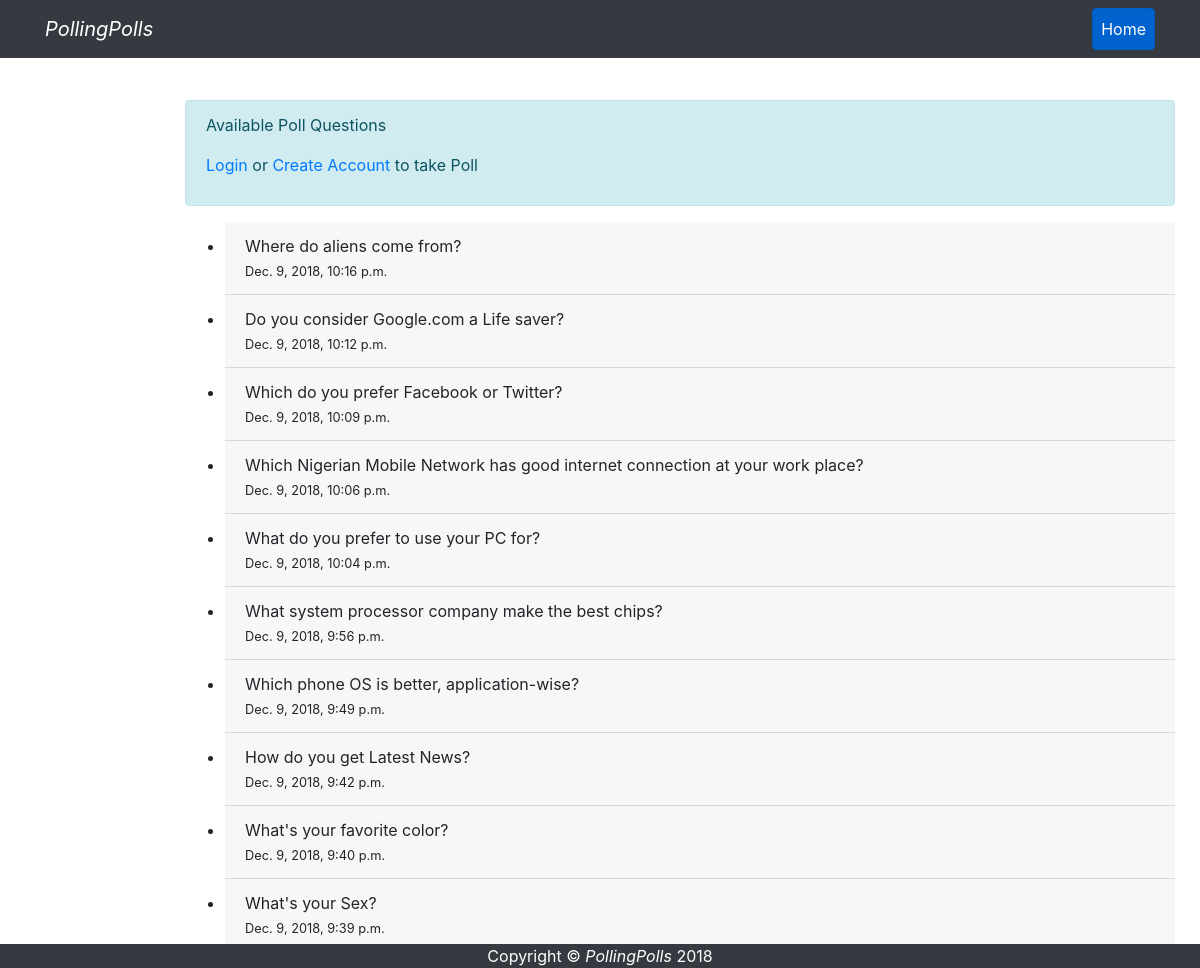
Screenshot of /polls/ with the database file from the repository.
### pollapp/models.py (models this page shows, shortened)
class Question(models.Model):
    question_text = models.CharField(max_length=200)
    question_date = models.DateTimeField('date published')

### pollapp/views.py (the view)
# urls.py: path('polls/', views.PollListView.as_view(), name='poll_list'),
class PollListView(ListView):
    template_name = 'pollapp/poll_list.html'
    context_object_name = 'poll_question_list'
    def get_queryset(self):
        return Question.objects.order_by('-question_date')[:10]

### pollapp/templates/pollapp/poll_list.html
{% extends 'poll_base.html' %}
{% block poll_content %}
{% if user.is_authenticated %}
    <div class="container top">
      <div class="alert alert-info">
        <p>Available Poll Questions</p>
      </div>
      {% if poll_question_list %}
        <ul>
          {% for question in poll_question_list %}
            <li class="card-header"><a href="{% url 'pollapp:poll_detail' question.id%}">{{ question.question_text }}</a>
              <br><small>{{question.question_date}}</small>
            </li>
          {% endfor %}
        </ul>
      {% else %}
        <p>No polls are available.</p>
      {% endif %}
    </div>
{%else%}
  <div class="container top">
    <div class="alert alert-info">
      <p>Available Poll Questions</p>
      <p><a href="{%url 'login'%}">Login</a> or <a href="{%url 'accounts:signup'%}">Create Account</a> to take Poll</p>
    </div>
    {% if poll_question_list %}
      <ul>
        {% for question in poll_question_list %}
          <li class="card-header">{{ question.question_text }}
            <br><small>{{question.question_date}}</small>
          </li>
        {% endfor %}
      </ul>
    {% else %}
      <p>No polls are available.</p>
    {% endif %}
{% endif %}
  </div>
{% endblock poll_content%}

### pollapp/templates/poll_base.html (shortened to what this page needs)
{%extends 'base.html'%}
{% block content%}
<div class="main">
  {% block poll_content%}
  {% endblock poll_content%}
</div>
{% endblock content%}

### templates/base.html (shortened to what this page needs)
<!DOCTYPE html>
{% load static %}
<html lang="en">
  <head>
    <link href="{% static 'bootstrap_resources/bootstrap/css/bootstrap.min.css' %}" rel="stylesheet">
    <link href="{% static 'css/pagecss.css' %}" rel="stylesheet">
  </head>
  <body id="page-top">
    <nav class="navbar navbar-expand-lg navbar-dark bg-dark fixed-top" id="mainNav">
      <div class="container">
        <a class="navbar-brand js-scroll-trigger" href="{% url 'pollapp:home' %}"><em>PollingPolls</em></a>
        <div class="collapse navbar-collapse" id="navbarResponsive">
          <ul class="navbar-nav ml-auto">
            <li class="nav-item">
              <a class="nav-link js-scroll-trigger btn btn-primary active" href="{%url 'pollapp:home'%}">Home</a>
            </li>
          </ul>
        </div>
      </div>
    </nav>
            {% block content %}
            {% endblock content %}
    <footer class="py-0 bg-dark fixed-bottom">
      <div class="container">
        <p class="m-0 text-center text-white">Copyright &copy; <em>PollingPolls</em> 2018</p>
      </div>
    </footer>
  </body>
</html>

### static/css/pagecss.css (style rules this page uses)
.top { padding-top: 100px; }
.main { margin-left: 160px; padding: 0px 10px; }

### rows the page displays
Question: question_text "Where do aliens come from?", question_date "Dec. 9, 2018, 10:16 p.m."
Question: question_text "Do you consider Google.com a Life saver?", question_date "Dec. 9, 2018, 10:12 p.m."
Question: question_text "Which do you prefer Facebook or Twitter?", question_date "Dec. 9, 2018, 10:09 p.m."
Question: question_text "Which Nigerian Mobile Network has good internet connection at your work place?", question_date "Dec. 9, 2018, 10:06 p.m."
Question: question_text "What do you prefer to use your PC for?", question_date "Dec. 9, 2018, 10:04 p.m."
Question: question_text "What system processor company make the best chips?", question_date "Dec. 9, 2018, 9:56 p.m."
Question: question_text "Which phone OS is better, application-wise?", question_date "Dec. 9, 2018, 9:49 p.m."
Question: question_text "How do you get Latest News?", question_date "Dec. 9, 2018, 9:42 p.m."
Question: question_text "What's your favorite color?", question_date "Dec. 9, 2018, 9:40 p.m."
Question: question_text "What's your Sex?", question_date "Dec. 9, 2018, 9:39 p.m."
